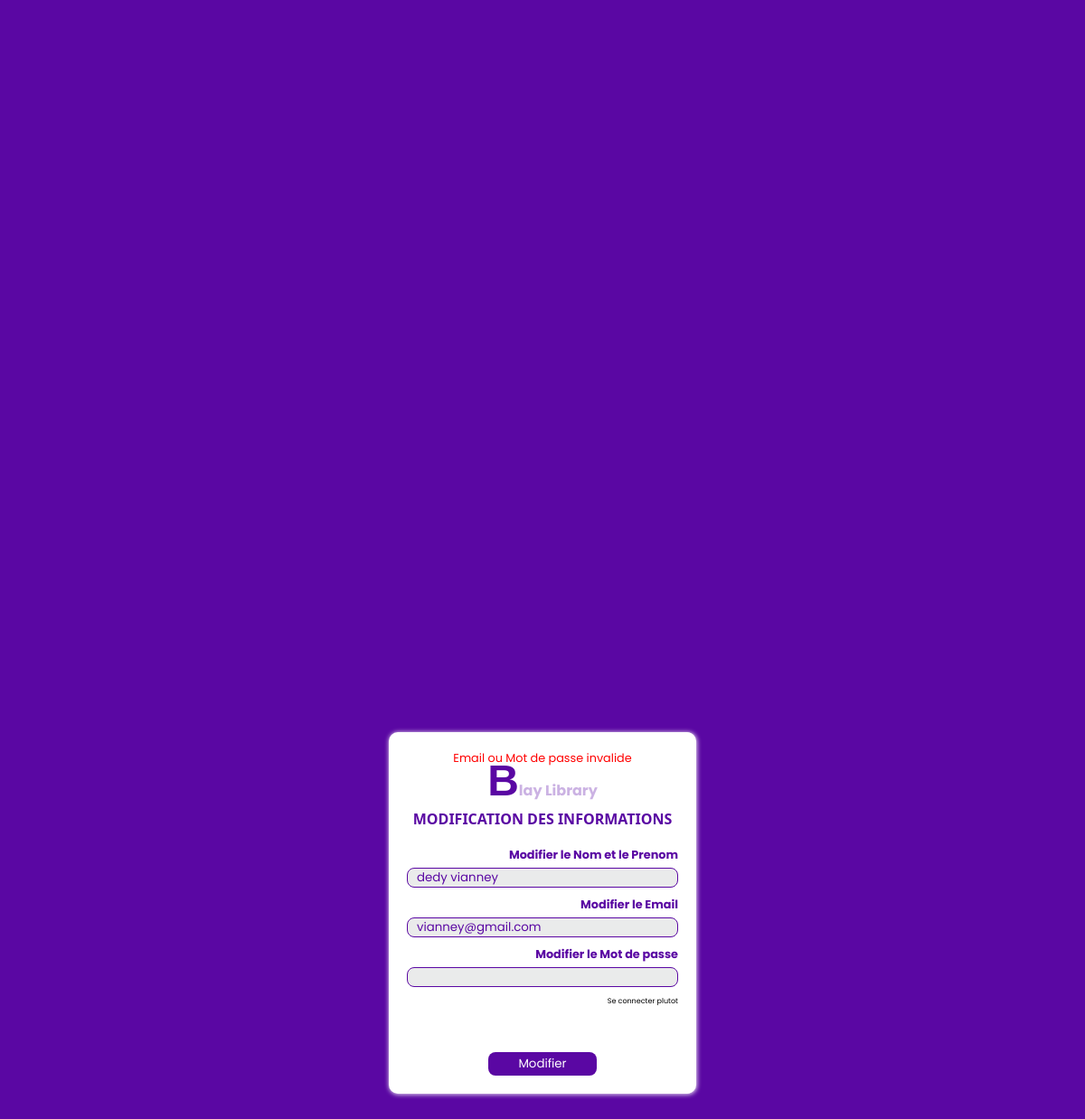
/update/8, run on an earlier commit of the app's database.
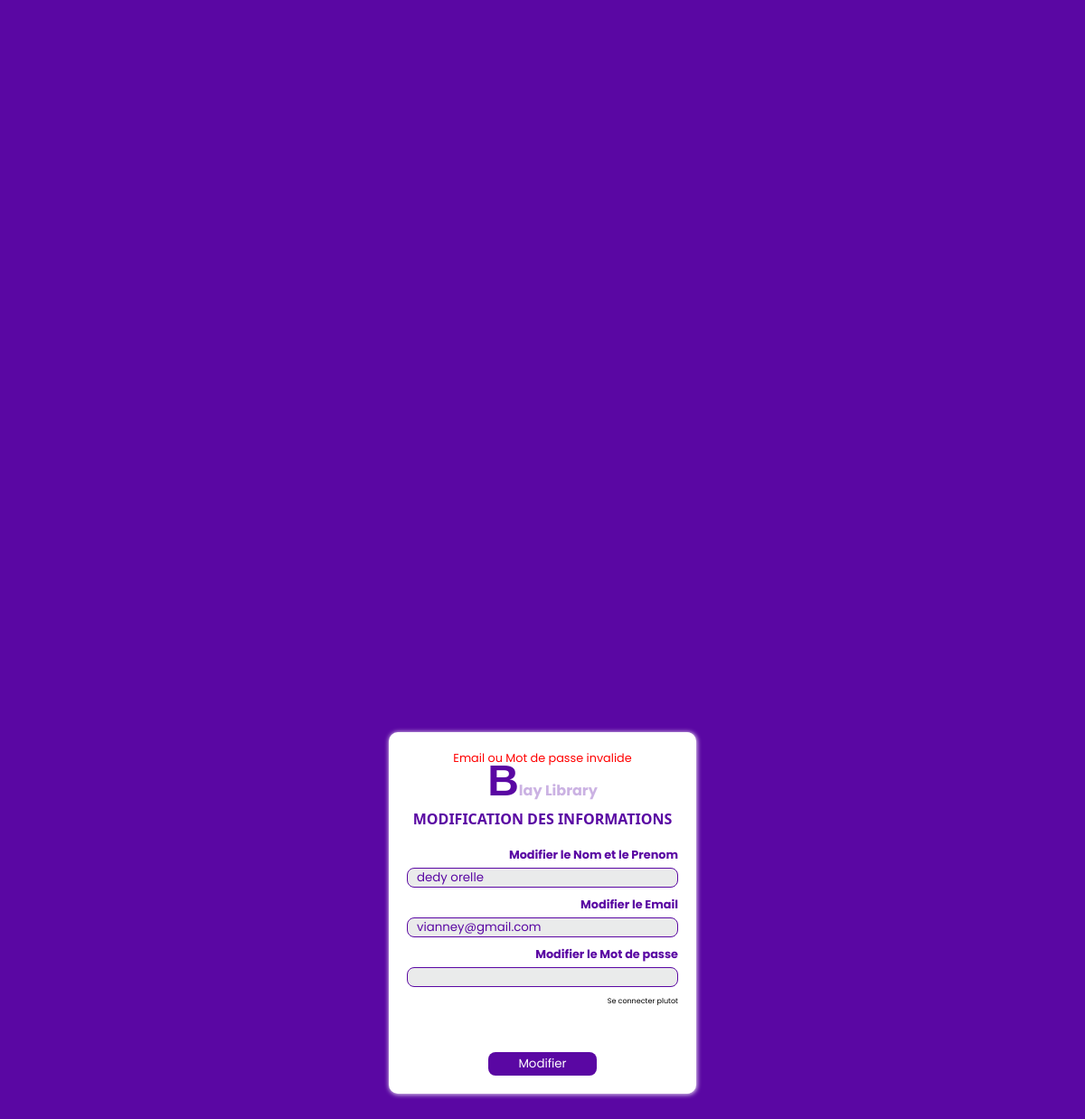
And on a later commit of the database.
### app.py (models this page shows, shortened)
class Profil(db.Model):
    id = db.Column(db.Integer, primary_key = True)
    first_name = db.Column(db.String(20), unique = False , nullable = False)
    last_name = db.Column(db.String(20), unique = True , nullable = False)
    age = db.Column(db.String(8),nullable = False)

### app.py (the view, shortened to what this page needs)
@app.route('/update/<int:id>', methods=['GET', 'POST'])
def update(id):
    user = Profil.query.get(id)
    eude = Profil.query.all()
    flash("Email ou Mot de passe invalide")
    return render_template('miseajour.html', user=user)

### templates/miseajour.html (shortened to what this page needs)
<!DOCTYPE html>
<html lang="en">
<head>
    <link rel="shortcut icon" href="static/IMAGES/blaye.jpeg">    <link rel="stylesheet" href="{{ url_for('static', filename='CSS/styles.css')}}">
</head>
<body>
    <header>
        <div class="dex2">
            <div class="mp">
                {% with messages = get_flashed_messages() %}
                    {% if messages %}
                    <ul style="text-align: center;">
                        {% for message in messages %}
                        <li style="color: red;list-style-type: none;font-size: 0.8rem;">{{ message }}</li>
                        {% endfor %}
                    </ul>
                    {% endif %}
                    {% endwith %}
                <div class="hea2">
                    <a href="/admining"><strong><p style="color: rgba(162, 117, 204, 0.555);"><span style="font-family: 'Gill Sans', 'Gill Sans MT', Calibri, 'Trebuchet MS', sans-serif;font-size: 3rem;color: rgb(90, 7, 163);">B</span>lay Library</p></strong></a>
                </div>
                <div class="hea2">
                    <h2 style="color: rgb(90, 7, 163);font-size: 1rem;margin-bottom: 10px;font-family: system-ui, -apple-system, BlinkMacSystemFont, 'Segoe UI', Roboto, Oxygen, Ubuntu, Cantarell, 'Open Sans', 'Helvetica Neue', sans-serif;">MODIFICATION DES INFORMATIONS</h2>
                </div>
                <form action="{{url_for('update', id = user.id)}}" method="post" class="formulaire">
                    <label >Modifier le Nom et le Prenom</label>
                    <input required type="text" name="first_name" value="{{ user.first_name }}" id="">
                    <label >Modifier le Email</label>
                    <input required type="mail" name="last_name" value="{{ user.last_name }}" id="">
                    <label >Modifier le Mot de passe</label>
                    <input  required type="text" name="age" value="" id="{{ user.age }}" id="">
                    <a href="/pre" style="font-size: 0.5rem;color: black;padding-top: 10px;margin-bottom: 50px;">Se connecter plutot</a>
                    <button type="submit">Modifier</button>
                </form>
            </div>
        </div>
    </header>
</body>
</html>

### static/CSS/styles.css (style rules this page uses)
* { box-sizing: border-box; margin: 0; padding: 0; font-family: 'Poppins', sans-serif; }
body { width: 100%; overflow: hidden; background-color: rgb(90, 7, 163); }
@media (min-width:10px) and (max-width:3000px) { body { width: 100%; overflow: hidden; background-color: rgb(90, 7, 163); } }
@media (min-width:10px) and (max-width:3000px) { a { text-decoration: none; color: white; } }
@media (min-width:10px) and (max-width:3000px) { header { width: 100%; height: 2000px; background-color: rgb(90, 7, 163); display: flex; justify-content: center; align-items: center; } }
@media (min-width:10px) and (max-width:3000px) { .dex2 { width: 100%; background-color: rgb(90, 7, 163); height: 100%; display: flex; justify-content: center; flex-wrap: wrap; align-items: center; position: fixed; top: 10px; } }
@media (min-width:10px) and (max-width:3000px) { .mp { width: 340px; background-color: white; border-top-left-radius: 10px; border-bottom-left-radius: 10px; border-top-right-radius: 10px; border-bottom-right-radius: 10px; padding: 20px; display: flex; align-items: center; justify-content: start; flex-direction: column; } }
@media (min-width:10px) and (max-width:3000px) { .hea2 { height: 12%; width: 100%; background-color: white; display: flex; align-items: center; justify-content: end; flex-direction: column; } }
@media (min-width:10px) and (max-width:3000px) { .formulaire { height: 73%; width: 100%; background-color: white; display: flex; align-items: end; justify-content: start; flex-direction: column; } }
@media (min-width:10px) and (max-width:3000px) { .formulaire label { font-size: 0.5rem; font-weight: bold; margin-top: 10px; margin-bottom: 5px; color: rgba(192, 125, 192, 0.747); } }
@media (min-width:10px) and (max-width:3000px) { .formulaire input { height: 25px; width: 100%; background-color: rgba(146, 151, 151, 0.452); border-radius: 8px; border: none; outline: none; padding-left: 10px; } }
@media (min-width:10px) and (max-width:3000px) { .formulaire button { height: 40px; width: 40%; background-color: rgb(90, 7, 163); border-radius: 8px; color: white; border: none; margin: 0 auto; outline: none; } }
body { width: 100%; overflow: hidden; background-color: #5a07a3; }
@media (min-width:10px) and (max-width:3000px) { a { text-decoration: none; color: rgb(90, 7, 163); } }
@media (min-width:10px) and (max-width:3000px) { .dex2 { width: 100%; background-color: rgb(90, 7, 163); height: 100%; display: flex; justify-content: center; align-items: center; position: fixed; top: 10px; } }
@media (min-width:10px) and (max-width:3000px) { .mp { width: 340px; height: 400px; background-color: white; padding: 20px; display: flex; align-items: center; justify-content: start; box-shadow: 0.5px 0.5px 5px 0.5px rgb(232, 223, 241); flex-direction: column; } }
@media (min-width:10px) and (max-width:3000px) { .formulaire label { font-size: 0.8rem; font-weight: bolder; margin-top: 10px; margin-bottom: 5px; color: rgb(90, 7, 163); } }
@media (min-width:10px) and (max-width:3000px) { .formulaire input { height: 25px; width: 100%; background-color: rgba(146, 151, 151, 0.192); border: 1px solid rgb(90, 7, 163); border-radius: 8px; color: rgb(90, 7, 163); outline: none; padding-left: 10px; } }

What changed in the data, as far as the page shows it:
changed Profil "vianney@gmail.com": first_name "dedy vianney" → "dedy orelle"
